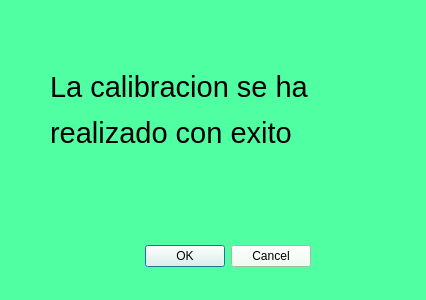
<?xml version="1.0" encoding="UTF-8"?>
<ui version="4.0">
 <class>Calibracion_exitosa</class>
 <widget class="QDialog" name="Calibracion_exitosa">
  <property name="geometry">
   <rect>
    <x>0</x>
    <y>0</y>
    <width>426</width>
    <height>300</height>
   </rect>
  </property>
  <property name="windowTitle">
   <string>Dialog</string>
  </property>
  <property name="styleSheet">
   <string notr="true">background-color: rgb(80, 255, 162);</string>
  </property>
  <widget class="QDialogButtonBox" name="buttonBox">
   <property name="geometry">
    <rect>
     <x>-30</x>
     <y>240</y>
     <width>341</width>
     <height>32</height>
    </rect>
   </property>
   <property name="styleSheet">
    <string notr="true">background-color: rgb(236, 255, 235);</string>
   </property>
   <property name="orientation">
    <enum>Qt::Horizontal</enum>
   </property>
   <property name="standardButtons">
    <set>QDialogButtonBox::Cancel|QDialogButtonBox::Ok</set>
   </property>
  </widget>
  <widget class="QLabel" name="label">
   <property name="geometry">
    <rect>
     <x>50</x>
     <y>50</y>
     <width>331</width>
     <height>121</height>
    </rect>
   </property>
   <property name="font">
    <font>
     <family>MS Sans Serif</family>
     <pointsize>22</pointsize>
    </font>
   </property>
   <property name="text">
    <string>&lt;html&gt;&lt;head/&gt;&lt;body&gt;&lt;p&gt;La calibracion se ha &lt;/p&gt;&lt;p&gt;realizado con exito&lt;/p&gt;&lt;/body&gt;&lt;/html&gt;</string>
   </property>
   <property name="textFormat">
    <enum>Qt::AutoText</enum>
   </property>
   <property name="scaledContents">
    <bool>true</bool>
   </property>
  </widget>
 </widget>
 <resources/>
 <connections>
  <connection>
   <sender>buttonBox</sender>
   <signal>accepted()</signal>
   <receiver>Calibracion_exitosa</receiver>
   <slot>accept()</slot>
   <hints>
    <hint type="sourcelabel">
     <x>248</x>
     <y>254</y>
    </hint>
    <hint type="destinationlabel">
     <x>157</x>
     <y>274</y>
    </hint>
   </hints>
  </connection>
  <connection>
   <sender>buttonBox</sender>
   <signal>rejected()</signal>
   <receiver>Calibracion_exitosa</receiver>
   <slot>reject()</slot>
   <hints>
    <hint type="sourcelabel">
     <x>316</x>
     <y>260</y>
    </hint>
    <hint type="destinationlabel">
     <x>286</x>
     <y>274</y>
    </hint>
   </hints>
  </connection>
 </connections>
</ui>
